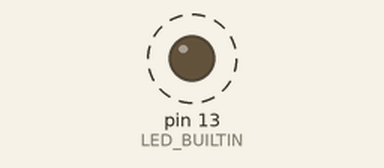
This sketch was run on a simulated Arduino Uno, built with avr-gcc and run on an emulated ATmega328P. Shown: output pins drawn as LEDs (lit = HIGH). Dashed ring = blinking.

Above: at 0.5 s.
Timing chart, 0 to 4.6 s (numbered marks = the images above):
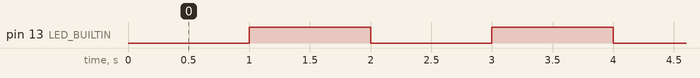

The sketch:

Task4_blinking_timer.ino
```cpp
#include <avr/interrupt.h>

void setup() {
pinMode(LED_BUILTIN, OUTPUT);

// Timer1 CTC, F_CPU = 16 MHz, prescaler = 1024. 16000000 / 1024 = 15625 ticks per second.
TCCR1A = 0;
TCCR1B = _BV(WGM12) | _BV(CS12) | _BV(CS10); // CTC + prescale 1024
OCR1A = 15625;
TIFR1 |= _BV(OCF1A); // clear pending flags
TIMSK1 = _BV(OCIE1A); // enable compare A interrupt
sei();
}

ISR(TIMER1_COMPA_vect) {
//writing 1 to PINB5 on PB5 for built in LED
PINB = _BV(PINB5);
}

void loop() {}
```

Measured:
- by itself, pin 13 (LED_BUILTIN): alternates HIGH for 1.0 s and LOW for 1.0 s
